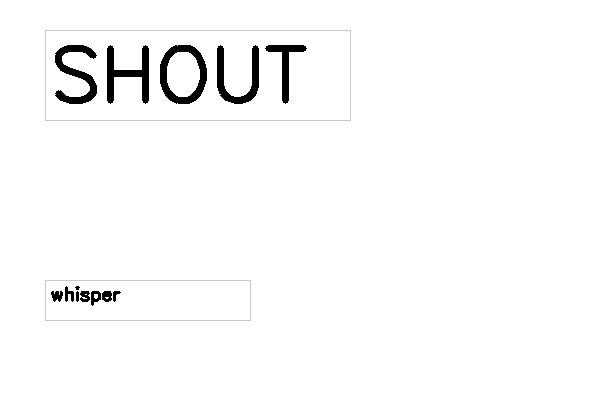
#> input picture backend/golden_test.png, 600 x 400 px
$ python test_phase1.py
#> lines starting #> are read from the running program, lines starting #| are printed output that depends on the picture; after the words box and inside, x2 and y2 are one past the last pixel; in counts of white or black regions, pixels touching at a corner belong together

import cv2
import numpy as np
import os
import matplotlib.pyplot as plt

def test_binarization_and_contours():
    """
    Day 01: Lab & Binarization
    Objetivo: Aislar las letras del fondo usando Otsu y obtener contornos.
    """

    # 1. Cargar Golden Test Image (o una zona simulada)
    # Para este test, usaremos un recorte simulado si no existe, o la imagen real.
    input_path = "golden_test.png"
    if not os.path.exists(input_path):
        print(f"❌ No se encontró {input_path}. Asegúrate de haber ejecutado la preparación.")
        return

    img = cv2.imread(input_path)
#> img is the input picture: shape (400, 600, 3); min 0, max 255, mean 249.3
    if img is None:
        print(f"❌ Error al leer {input_path}.")
        return

    print(f"✅ Imagen cargada: {img.shape}")
#| ✅ Imagen cargada: (400, 600, 3)

    # Simulemos que el detector ya nos dio un ROI (Region of Interest)
    # Coordenadas aproximadas de un globo de texto en la imagen de ejemplo (ajustar si es necesario)
    # Por ahora tomamos toda la imagen como si fuera un recorte grande para probar
    roi = img.copy()

    # --- PASO 1: BINARIZACIÓN (Otsu) ---
    gray = cv2.cvtColor(roi, cv2.COLOR_BGR2GRAY)

    # Otsu automático
    thresh_val, binary = cv2.threshold(gray, 0, 255, cv2.THRESH_BINARY + cv2.THRESH_OTSU)
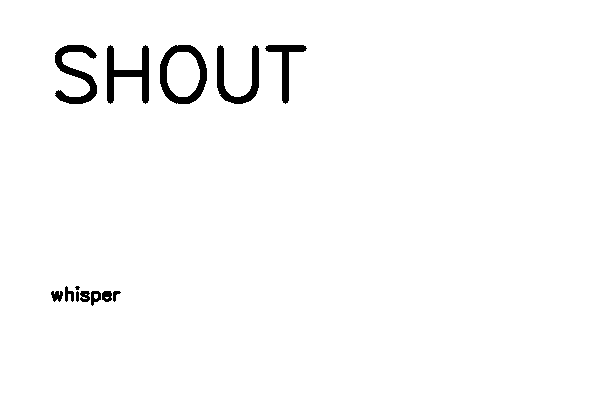
#> binary: shape (400, 600); 97.9% white; 13 black regions (1 under 20 px), largest, box (x1, y1, x2, y2) and area: (160, 45, 207, 104) 1060, (55, 45, 97, 104) 997, (107, 45, 149, 104) 982
#> thresh_val = 0
    print(f"🔹 Umbral Otsu detectado: {thresh_val}")
#| 🔹 Umbral Otsu detectado: 0.0

    # --- PASO 2: DETECCIÓN DE FONDO (Dark vs Light) ---
    # Heurística: Si los bordes son blancos, el fondo es blanco (texto negro).
    # Si los bordes son negros, el fondo es negro (texto blanco).
    mask_h, mask_w = binary.shape
#> mask_h = 400; mask_w = 600
    border_pixels = np.concatenate([
        binary[0, :], binary[-1, :], binary[:, 0], binary[:, -1]
    ])
#> border_pixels = 2000 values from 255 to 255
    median_border = np.median(border_pixels)
#> median_border = 255

    is_dark_bg = median_border < 127
#> is_dark_bg = False
    if is_dark_bg:
        print("🌙 Fondo Oscuro detectado (Texto Claro)")
        # El texto ya es blanco (255) en binary, así que binary es la máscara correcta
        text_mask = binary
    else:
        print("☀️ Fondo Claro detectado (Texto Oscuro)")
        # El texto es negro (0) en binary, invertimos para que sea la máscara
        text_mask = cv2.bitwise_not(binary)

    # --- PASO 3: LIMPIEZA DE RUIDO ---
    # Kernel para morfología
    kernel = np.ones((2,2), np.uint8)
    text_mask = cv2.morphologyEx(text_mask, cv2.MORPH_OPEN, kernel) # Eliminar ruido pequeño
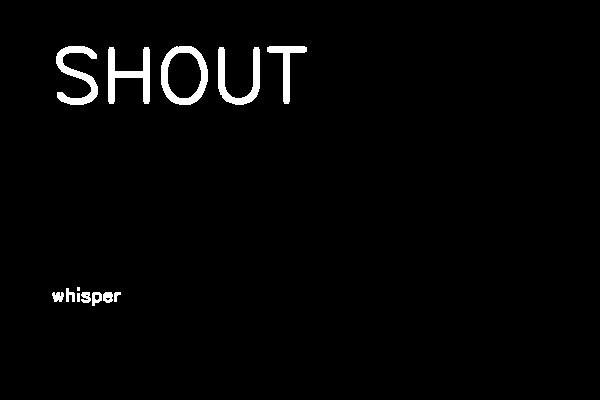
#> text_mask: shape (400, 600); 2.1% white; 13 white regions (1 under 20 px)

    # --- PASO 4: CONTORNOS (Letter Extraction) ---
    contours, hierarchy = cv2.findContours(text_mask, cv2.RETR_EXTERNAL, cv2.CHAIN_APPROX_SIMPLE)
#> contours = 13 contours, 2 with area under 20; largest, box (x1, y1, x2, y2) and area: (161, 46, 208, 105) 2196, (56, 46, 98, 105) 858, (108, 47, 150, 104) 836, (218, 47, 260, 105) 784, (267, 46, 307, 104) 532
    print(f"🔤 Contornos (letras/formas) encontrados: {len(contours)}")
#| 🔤 Contornos (letras/formas) encontrados: 13

    # Visualización
    debug_vis = roi.copy()
    cv2.drawContours(debug_vis, contours, -1, (0, 0, 255), 1) # Rojo para contornos
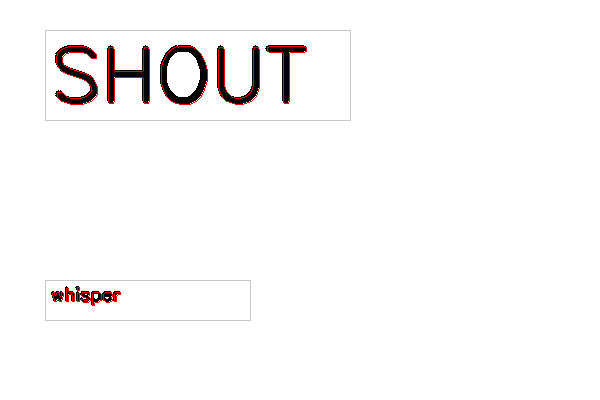
#> debug_vis: shape (400, 600, 3); 0.58% of pixels changed, all inside (x1, y1, x2, y2) = (52, 46, 307, 306)

    # Guardar resultados
    cv2.imwrite("test_phase1_binary.png", text_mask)
    cv2.imwrite("test_phase1_contours.png", debug_vis)

    print("💾 Resultados guardados: test_phase1_binary.png, test_phase1_contours.png")

if __name__ == "__main__":
    test_binarization_and_contours()

$ run again, with backend/font_patterns/dialogue_Action Man.png copied over backend/golden_test.png
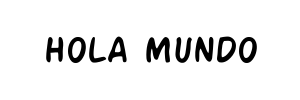
#> input picture backend/font_patterns/dialogue_Action Man.png, 300 x 100 px
#> in test_binarization_and_contours, img is the input picture: shape (100, 300, 3); min 0, max 255, mean 236.1
#| ✅ Imagen cargada: (100, 300, 3)
#> in test_binarization_and_contours, `thresh_val, binary = cv2.threshold(gray, 0, 255, cv2.THRESH_BINARY + c..`:
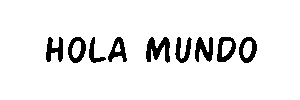
#> binary: shape (100, 300); 92.5% white; 9 black regions, largest, box (x1, y1, x2, y2) and area: (146, 37, 170, 63) 368, (195, 37, 213, 62) 276, (217, 37, 236, 62) 258
#> thresh_val = 134
#| 🔹 Umbral Otsu detectado: 134.0
#> border_pixels = 800 values from 255 to 255
#> median_border = 255
#> is_dark_bg = False
#> contours = 9 contours; largest, box (x1, y1, x2, y2) and area: (218, 38, 237, 63) 344, (240, 38, 258, 64) 332, (69, 38, 87, 64) 332, (147, 38, 171, 63) 298, (109, 38, 128, 63) 236
#| 🔤 Contornos (letras/formas) encontrados: 9
#> in test_binarization_and_contours, `cv2.drawContours(debug_vis, contours, -1, (0, 0, 255), 1)`:
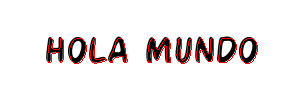
#> debug_vis: shape (100, 300, 3); 2.61% of pixels changed, all inside (x1, y1, x2, y2) = (47, 38, 258, 64)

$ run again, with backend/font_patterns/dialogue_AnimeAce2-Reg.png copied over backend/golden_test.png
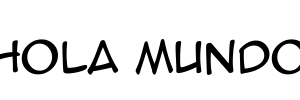
#> input picture backend/font_patterns/dialogue_AnimeAce2-Reg.png, 300 x 100 px
#> in test_binarization_and_contours, img is the input picture: shape (100, 300, 3); min 0, max 255, mean 227.1
#| ✅ Imagen cargada: (100, 300, 3)
#> in test_binarization_and_contours, `thresh_val, binary = cv2.threshold(gray, 0, 255, cv2.THRESH_BINARY + c..`:
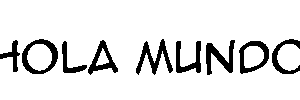
#> binary: shape (100, 300); 89% white; 9 black regions, largest, box (x1, y1, x2, y2) and area: (136, 39, 173, 75) 471, (22, 39, 58, 74) 467, (206, 40, 235, 75) 452
#> thresh_val = 134
#| 🔹 Umbral Otsu detectado: 134.0
#> border_pixels = 800 values, max 255 at index 0, min 0 at index 654, mean 248.9
#> median_border = 255
#> is_dark_bg = False
#> contours = 9 contours; largest, box (x1, y1, x2, y2) and area: (23, 40, 59, 75) 940, (240, 42, 270, 75) 716, (89, 41, 119, 75) 446, (207, 41, 236, 76) 371, (137, 40, 174, 75) 366
#| 🔤 Contornos (letras/formas) encontrados: 9
#> in test_binarization_and_contours, `cv2.drawContours(debug_vis, contours, -1, (0, 0, 255), 1)`:
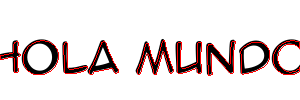
#> debug_vis: shape (100, 300, 3); 3.78% of pixels changed, all inside (x1, y1, x2, y2) = (0, 40, 300, 76)
